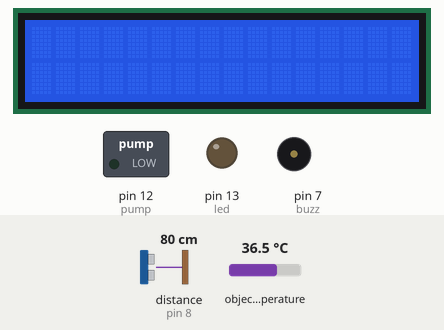
The sketch below on a simulated Arduino Uno, built with avr-gcc and run on an emulated ATmega328P. Parts: 16×2 character LCD, switched loads named in the sketch (green lamp = pin HIGH), output pins drawn as LEDs (lit = HIGH), buzzer (waves = sounding, pin HIGH). Wiring (inferred from the names in the program): ultrasonic range finder: trigger pin 9; echo pin 8. Inputs (shaded band) come from the test bench; at power-on: distance to the obstacle (sensor on pin 8) 80 cm, object temperature 36.5 °C. The echo pulse lasts 58.3 µs per cm; pins used as bus, display or sensor lines are not drawn; what the sketch prints to the serial monitor is not drawn.

Above: at 1.2 s.
1.3 s: distance to the obstacle (sensor on pin 8) set to 12 cm
2.8 s: distance to the obstacle (sensor on pin 8) set to 9 cm
At 3.7 s:
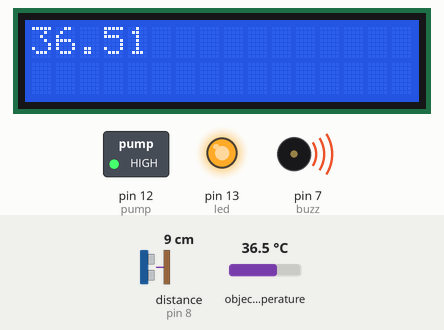
Timing chart, 0 to 11.8 s (numbered marks = the images above; inputs shaded):
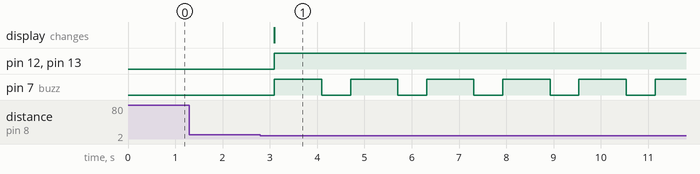

Measured:
- the behaviour switches between 11 and 10 cm on distance to the obstacle (sensor on pin 8) (found by bisection; images 0 and 1)
- after the input at 1.3 s, every drawn part: stays the same
- after the input at 2.8 s, pin 12 (pump), pin 13 (led): LOW → HIGH after 0.29 s; pin 7 (buzz): alternates HIGH for 1.0 s and LOW for 0.61 s, starting after 0.30 s; the display: changes after 0.30 s (image 1)

The sketch:

COVID-19.ino
```cpp
// Libraries for I2C communication with the arduino as well as the mlx temperature sensor.
#include <LiquidCrystal_I2C.h>
#include <Wire.h>
#include <Adafruit_MLX90614.h>


//pin declarations
#define trigger 9 // pulse trigger
#define echo 8  // pulse note
#define led 13 // indicator for the operation of the sanitizer
#define pump 12 // pump signal
#define buzz 7 // alert creation

LiquidCrystal_I2C lcd = LiquidCrystal_I2C(0x27, 16, 2);
Adafruit_MLX90614 mlx = Adafruit_MLX90614();


float time = 0;
float distance = 0;

void setup()
{
  lcd.init(); //Initialize the lcd
  lcd.backlight();
  pinMode(trigger, OUTPUT);
  pinMode(echo, INPUT);
  pinMode(led, OUTPUT);
  pinMode(pump, OUTPUT);
  pinMode(buzz, OUTPUT);
  Serial.begin(9600);
  Serial.println("Adafruit MLX90614 test");
  mlx.begin();
  lcd.home();
}

void loop()
{
  measure_distance();
  if (distance < 10)
  {
    digitalWrite(led, HIGH);
    digitalWrite(pump, HIGH);
    tempData();
  }
  else
  {
    digitalWrite(led, LOW);
    digitalWrite(pump, LOW);
  }
  delay(500);
}

// ultrasonic sensor
void measure_distance()
{
  digitalWrite(trigger, LOW);
  delayMicroseconds(2);
  digitalWrite(trigger, HIGH);
  delayMicroseconds(10);
  digitalWrite(trigger, LOW);
  delayMicroseconds(2);
  time = pulseIn(echo, HIGH);

  distance = time * 340 / 20000;
}
//  IR Temperature sensor
void tempData ()
{
  float temp = mlx.readObjectTempC();
  lcd.home();
  lcd.print(temp);
  if (temp > 22.0)
  {
    digitalWrite(buzz, HIGH);
    delay(1000);
    digitalWrite(buzz, LOW);
    delay(100);
  }
  else
  {
    digitalWrite(buzz, HIGH);
    delay(100);
    digitalWrite(buzz, LOW);
  }
}
```
